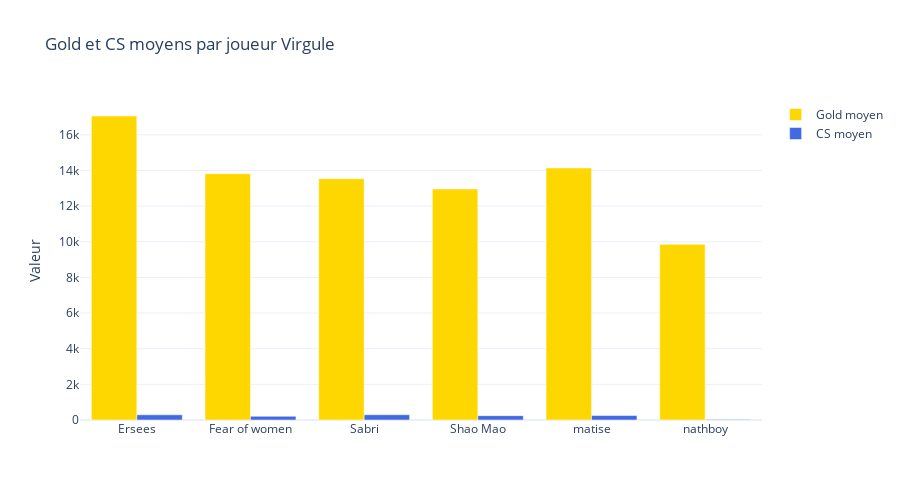

Notebook code for this chart:
### Code cell
# Graphique Gold et CS par joueur
avg_stats = df_virgule.groupby("player_name").agg({
    "gold": "mean",
    "cs": "mean"
}).reset_index()

fig_gold_cs = go.Figure()
fig_gold_cs.add_trace(go.Bar(
    x=avg_stats["player_name"],
    y=avg_stats["gold"],
    name="Gold moyen",
    marker_color="#FFD700"
))
fig_gold_cs.add_trace(go.Bar(
    x=avg_stats["player_name"],
    y=avg_stats["cs"],
    name="CS moyen",
    marker_color="#4169E1"
))
fig_gold_cs.update_layout(
    title="Gold et CS moyens par joueur Virgule",
    barmode="group",
    height=500,
    width=900,
    template="plotly_white",
    yaxis_title="Valeur"
)
fig_gold_cs.show()

### Figure 1 — Plotly figure (JSON) as saved in the notebook; plotly's stock layout.template omitted (floating-point values rounded to 4 significant figures)
{"data": [{"marker": {"color": "#FFD700"}, "name": "Gold moyen", "type": "bar", "x": ["Ersees", "Fear of women", "Sabri", "Shao Mao", "matise", "nathboy"], "y": [17060.0, 13820.0, 13540.0, 12960.0, 14140.0, 9856.0]}, {"marker": {"color": "#4169E1"}, "name": "CS moyen", "type": "bar", "x": ["Ersees", "Fear of women", "Sabri", "Shao Mao", "matise", "nathboy"], "y": [292.5, 207.8, 297.7, 244.3, 250.5, 34.67]}], "layout": {"barmode": "group", "height": 500, "title": {"text": "Gold et CS moyens par joueur Virgule"}, "width": 900, "yaxis": {"title": {"text": "Valeur"}}}}
